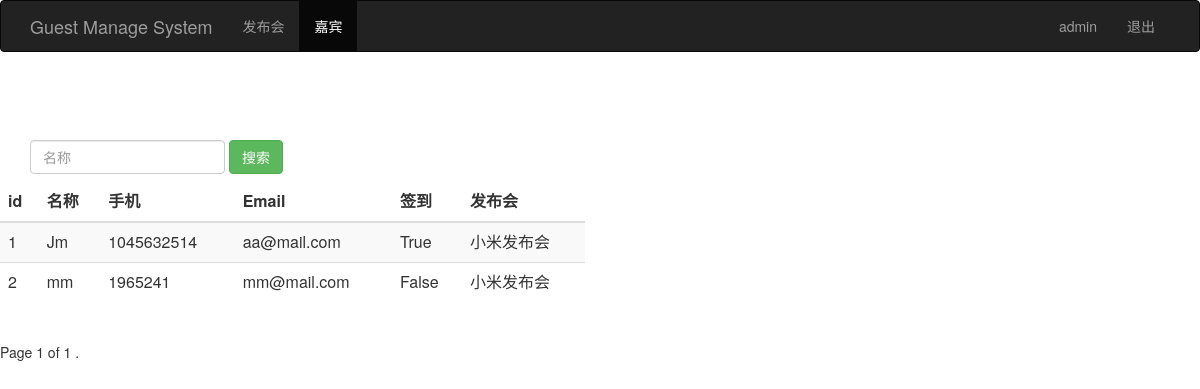
The page /guest_manage/ (signed in) on the database its author committed.
### sign/models.py (models this page shows, shortened)
class Guest(models.Model):
    event = models.ForeignKey('Event',on_delete=models.CASCADE)                    # 关联发布会 id，必须有位置参数on_delete
    realname = models.CharField(max_length=64)          # 姓名，字符类型数据,必须指定长度
    phone = models.CharField(max_length=16)             # 手机号，字符类型数据,必须指定长度
    email = models.EmailField()                         # 邮箱，电子邮件类型数据
    sign = models.BooleanField()                        # 签到状态，存放布尔类型数据
    create_time = models.DateTimeField(auto_now=True)   # 创建时间(自动获取当前时间)，日期时间类型格式数据
    class Meta:
        unique_together=("event","phone")

class Event(models.Model):
    name=models.CharField(max_length=100)               #发布会标题，字符类型数据,必须指定长度
    limit=models.IntegerField()                        #参会人数，存放integer整型数据
    status=models.BooleanField()                       #状态，存放布尔类型数据
    address= models.CharField(max_length=200)                        #地址，字符类型数据,必须指定长度
    start_time = models.DateTimeField('events time')   #发布会时间，日期型数据
    create_time = models.DateTimeField(auto_now=True)  #创建时间(自动获取当前时间)
    def __str__(self):
        return self.name

### sign/views.py (the view)
# urls.py: path('guest_manage/',views.guest_manage),
@login_required
def guest_manage(request):
    username=request.session.get("user","")
    guest_list=Guest.objects.all()
    paginator=Paginator(guest_list,2)
    page=request.GET.get('page')
    try:
        contacts=paginator.page(page)
    except PageNotAnInteger:
        contacts = paginator.page(1)
    except EmpyPage:
        contacts = paginator.page(paginator.num_pages)
    return render(request,"guest_manage.html",{"user":username,"guests":contacts})

### sign/templates/guest_manage.html (shortened to what this page needs)
<html lang="zh-CN">
    <head>
        {% load bootstrap3 %}
        {% bootstrap_css %}
    <head>
    <body role="document">
        <nav class= "navbar navbar-inverse nabar-fixed-top">
            <div class="container">
                <div class="navbar-header">
                    <a class="navbar-brand" href="/event_manage/">Guest Manage System</a>
                </div>
                <div id="navbar" class="collapse navbar-collapse">
                    <ul class="nav navbar-nav">
                        <li><a href="/event_manage">发布会</a></li>
                        <li class="active"><a href="#">嘉宾</a></li>
                    </ul>
                    <ul class="nav navbar-nav navbar-right">
                        <li><a href="#">{{user}}</a></li>
                        <li><a href="/logout/">退出</a></li>
                    </ul>
                </div>
            </div>
        </nav>
        <div calss="page-header" style="padding-top:60px;">
            <div id="navbar" class="navbar-collapse collapse">
                <form class="navbar-form" method="get" action="/search_guest_name/">
                    <div class="form=group">
                        <input name="realname" type="text" placeholder="名称" class="form-control">
                        <button type="submit" class="btn btn-success">搜索</button>
                    </div>
                </form>
            </div>
        </div>
        <div class="row" style="padding -top: 80px;">
            <div class="col-md-6">
                <table class=" table table-striped">
                    <thead>
                        <tr>
                            <th>id</th>
                            <th>名称</th>
                            <th>手机</th>
                            <th>Email</th>
                            <th>签到</th>
                            <th>发布会</th>
                        </tr>
                    </thead>
                    <tbody>
                        {% for guest in guests %}
                            <tr>
                                <td>{{ guest.id }}</td>
                                <td>{{ guest.realname }}</td>
                                <td>{{ guest.phone }}</td>
                                <td>{{ guest.email }}</td>
                                <td>{{ guest.sign }}</td>
                                <td>{{ guest.event }}</td>
                            </tr>
                        {% endfor %}
                    </tbody>
                </table>
            </div>
        </div>
        <div class="pagination">
            <span class="step-links">
                    <span class="current">
                    Page {{ guests.number}} of {{ guests.paginator.num_pages }} .
                    </span>
            </span>
        </div>
    </body>
</html>

### rows shown on the page
Guest: id "1", realname "Jm", phone "1045632514", email "aa@mail.com", sign "True", event "小米发布会"
Guest: id "2", realname "mm", phone "1965241", email "mm@mail.com", sign "False", event "小米发布会"

### other values the page prints
{{ user }} "admin"
{{ guests.number }} "1"
{{ guests.paginator.num_pages }} "1"
